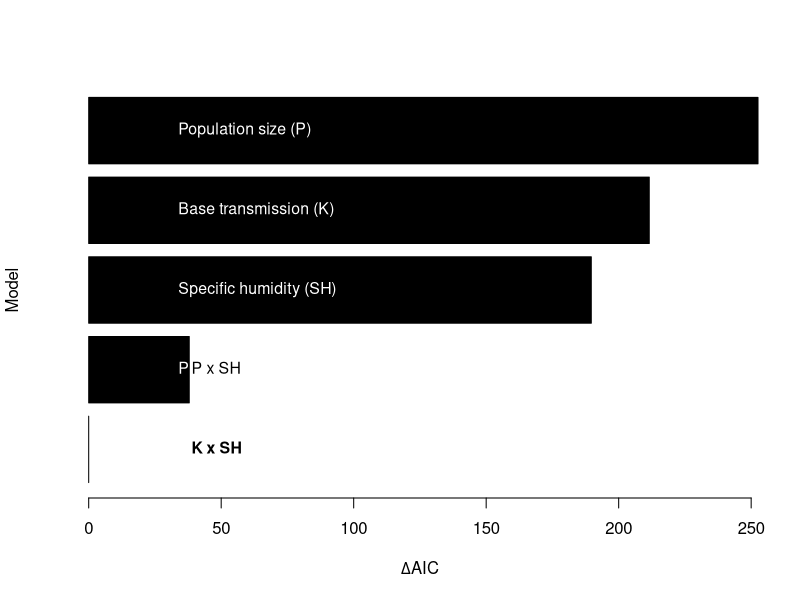

Write the R code that produced this figure.
# Statistical analyses for Dalziel et al. 2018 Science
#
#

rm(list=ls())
flu <- read.csv("influenza_cities.csv")



keep <- complete.cases(flu) 
flu <- flu[keep,]
rm(keep)



# Fit crowding as a function of population size
hcrowd_pop <- glm(log(h_crowding) ~ log(population_size), data = flu)  #residential crowding
wcrowd_pop <- glm(log(w_crowding) ~ log(population_size), data = flu)  #daytime crowding



# Fit base transmission potential (kappa) as a function of population size and crowding 
kappa_pop <- glm(log(kappa) ~ log(population_size), data = flu)
kappa_popXcrowd <- glm(log(kappa) ~ log(population_size)*log(h_crowding)*log(w_crowding), data = flu)



# Define predicted kappas from census data using both population size and crowding
# to use when we want a measure of kappa that derives from census data, not incidence data
flu$kpred <- kappa_popXcrowd$fitted.values



# Define excess kappa as the residual variation in base transmission not explained by population size
# and excess crowding as the residual variation in crowding not explained by population size
flu$exkappa <- kappa_pop$residuals
flu$exhcrowd <- hcrowd_pop$residuals
flu$exwcrowd <- wcrowd_pop$residuals



# Fit excess kappa as a function of excess crowding
exkappa_exhcrowd <- glm(exkappa ~ exhcrowd, data = flu)
exkappa_exwcrowd <- glm(exkappa ~ exwcrowd, data = flu)



# Fit epidemic intensity to population size, 
# transmission potential (estimated independently from census data), 
# and specific humidity
nu_pop <- glm(log(nu) ~ log(population_size), data = flu)
nu_sh <- glm(log(nu) ~ avgsh * sdsh + I(avgsh^2) + I(sdsh^2), data = flu)
nu_kappa <- glm(log(nu) ~ log(kpred), data = flu)
nu_popXsh <- glm(log(nu) ~ log(population_size) * avgsh * sdsh + I(avgsh^2) + I(sdsh^2), data = flu)
nu_kappaXsh <- glm(log(nu) ~ log(kpred) * avgsh * sdsh + I(avgsh^2) + I(sdsh^2), data = flu)




# Do model comparison for the intensity GLMs 
modcomp <- AIC(nu_pop,nu_sh,nu_kappa,nu_popXsh,nu_kappaXsh)

modcomp$Model <- c("Population size (P)", "Specific humidity (SH)", "Base transmission (K)", "P x SH", "K x SH")
modcomp <- modcomp[,c(3,1,2)]
rownames(modcomp) <- NULL

modcomp <- modcomp[order(modcomp$AIC),]
modcomp$DeltaAIC <- modcomp$AIC - modcomp$AIC[1]



# Bar plot of deltaAICs for intensity models
quartz(h=4,w=4)
pal <- 1 #brewer.pal(5,"Set1")
x <- barplot(modcomp$DeltaAIC,xlab = expression(paste(Delta,"AIC")),ylab="Model",srt=45,horiz=T,col=pal)
text(rep(30,5),x,modcomp$Model,pos=4,col='white', cex=0.95)
text(35,x[2],modcomp$Model[2],pos=4,font=1,cex=0.95)
text(35,x[1],modcomp$Model[1],pos=4,font=2,cex=0.95)

